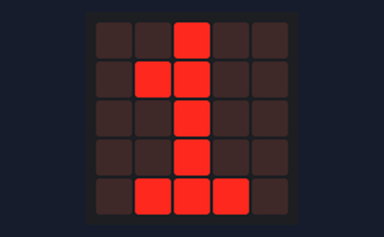
Simulated run of this program. Board: BBC micro:bit (MakeCode). Parts: the board's 5×5 LED display.

Above: at 0.1 s.
At 2.3 s:
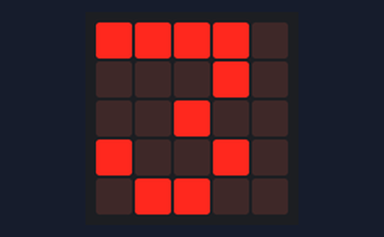
At 3.2 s:
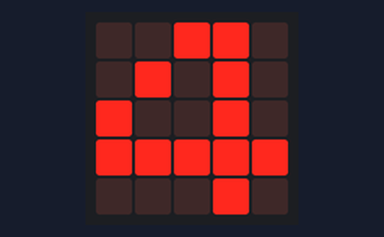
At 5.2 s:
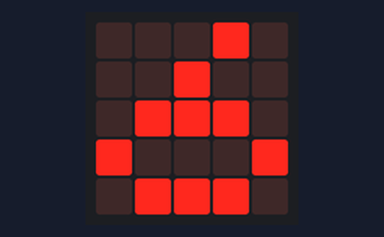
At 6.6 s:
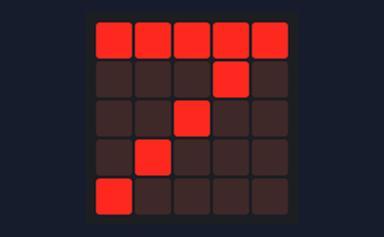
At 7.6 s:
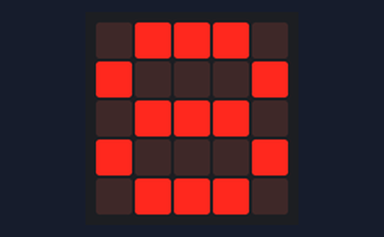

Measured:
- by itself, everything shown: repeats every 8.5 s, in 8 steps
- what the display in image 1 shows lasts 1.0 s, from 2.2 s to 3.2 s
- what the display in image 2 shows lasts 1.1 s, from 3.2 s to 4.3 s
- what the display in image 3 shows lasts 1.3 s, from 5.2 s to 6.5 s
- what the display in image 4 shows lasts 1.1 s, from 6.5 s to 7.6 s

The program:

main.ts
```typescript
let 일과 = [
1,
2,
3,
4,
5,
6,
7,
8
]
let 시간 = [
600,
100,
200,
400,
100,
600,
300,
200
]
basic.forever(function () {
    for (let index = 0; index <= 7; index++) {
        basic.showNumber(일과[index])
        basic.pause(시간[index])
    }
})
```

test.ts
```typescript
// 테스트는 여기로 이동합니다; 이 패키지가 확장으로 사용될 때 컴파일되지 않을 것 입니다.
```
